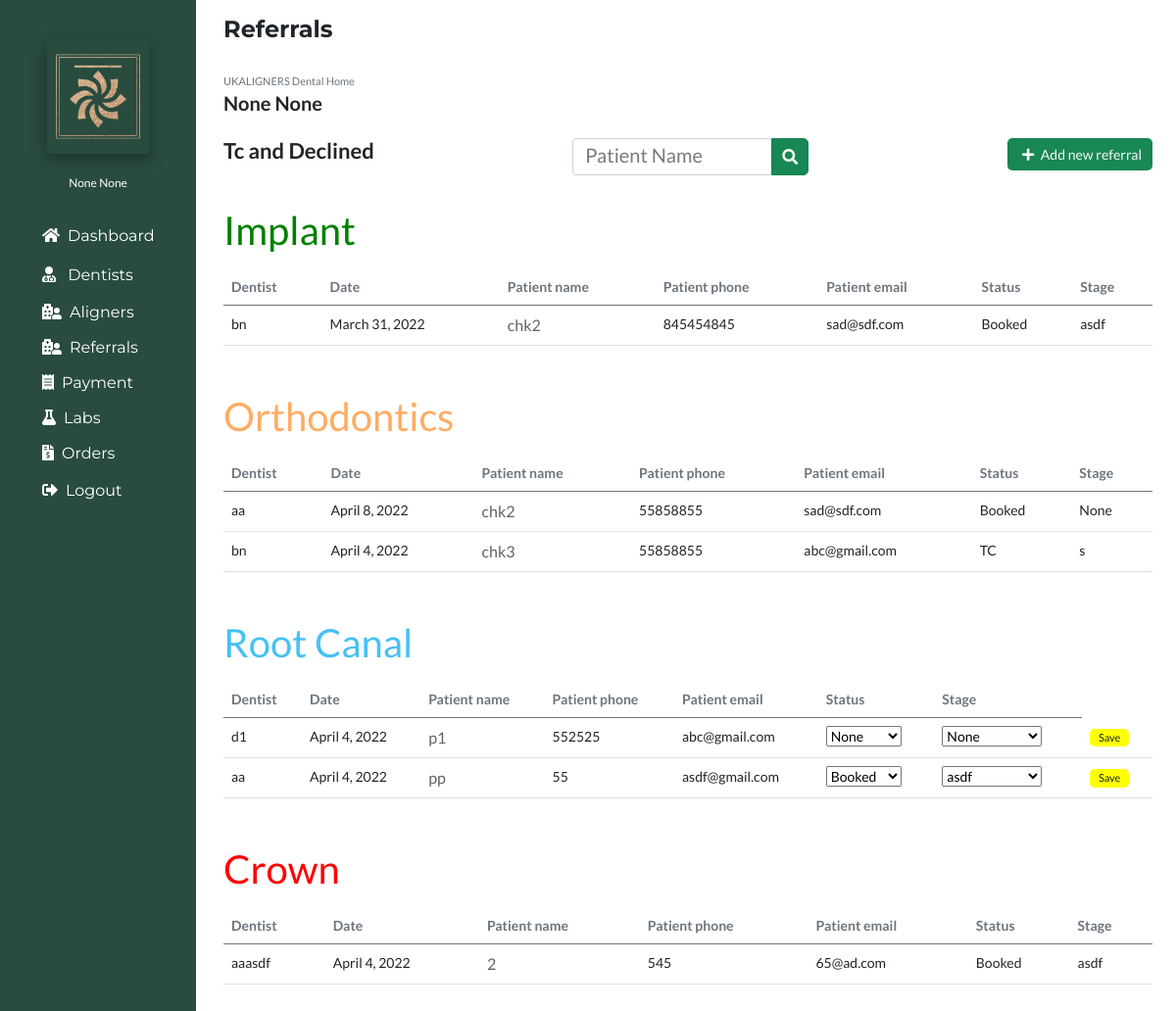
/reftc (signed in), run on an earlier commit of the app's database.
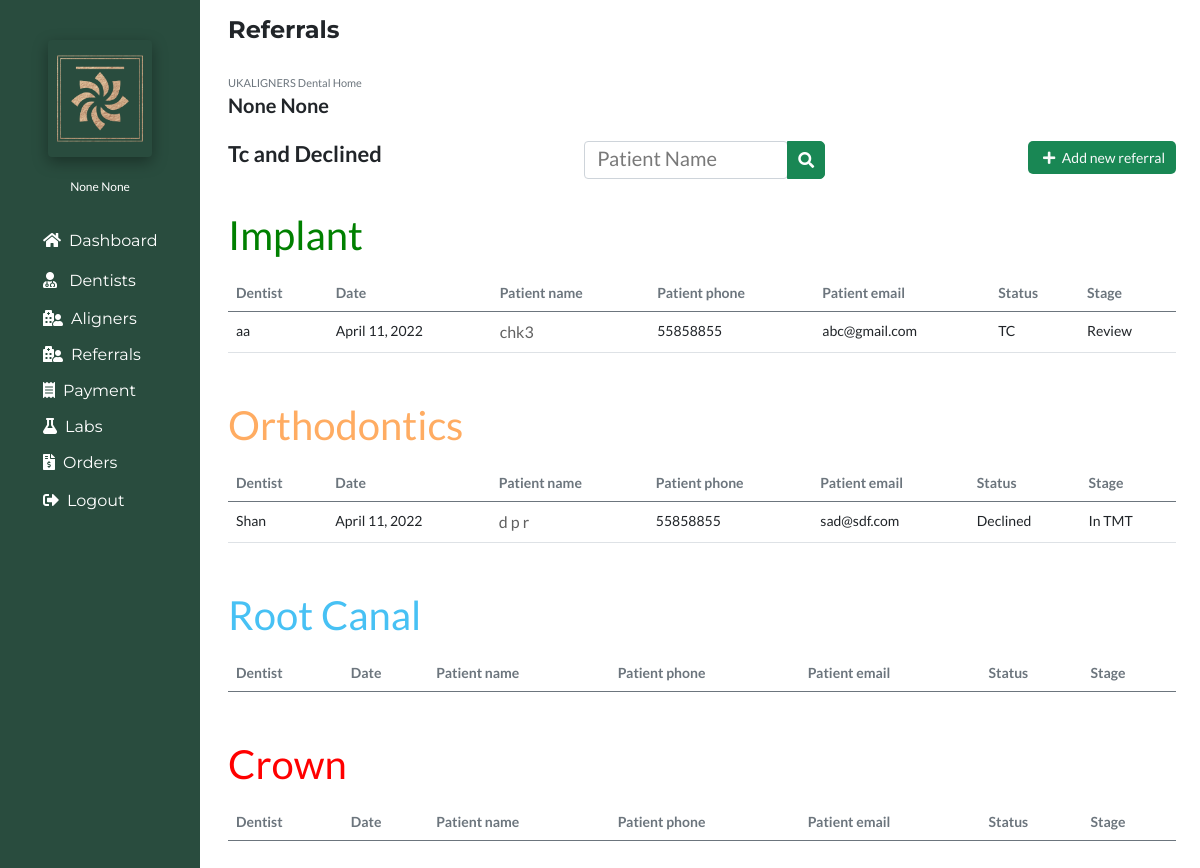
And on a later commit of the database.
### portfolioApp/models.py (models this page shows, shortened)
class Referral(models.Model):
    Dentist=models.ForeignKey(User,on_delete=models.CASCADE, null=True)
    DentistName=models.CharField(max_length=50,null=True)
    PatientName=models.CharField(max_length=50)
    PatientPhone=models.CharField(max_length=20)
    PatientEmail=models.CharField(max_length=40)
    ReferralReason=models.CharField(max_length=60,default="Consultation",null=True,choices=(("Consultation","Consultation"),("Implant","Implant"),("Orthodontics","Orthodontics"),("Root Canal","Root Canal"),("Crown","Crown")
    ))
    Status=models.CharField(max_length=40,default="New",null=True,choices=(("New","New"),("Booked","Booked"),("Declined","Declined"),("TC","TC")
    ))
    BookedOn=models.CharField(max_length=40,null=True)
    TreatmentPlan=models.CharField(max_length=80,null=True)
    Note=models.CharField(max_length=150,null=True)
    Stage=models.CharField(max_length=150,null=True)
    Date=models.DateField(auto_now_add=True)

### portfolioApp/views.py (the view, shortened to what this page needs)
# urls.py: path('reftc', views.reftc, name='reftc'),
@login_required(login_url='login')
def reftc(request):
    if request.user.is_superuser or request.user.is_staff:
        implant_referral = Referral.objects.distinct().filter(
                Q(ReferralReason="Implant") &
                ~Q(Status="In progress")
            ).order_by("PatientName")
        orthodontics_referral = Referral.objects.distinct().filter(
                Q(ReferralReason="Orthodontics") &
                ~Q(Status="In progress")
            ).order_by("PatientName")
        root_canal_referral = Referral.objects.distinct().filter(
                Q(ReferralReason="Root Canal") &
                ~Q(Status="In progress")
            ).order_by("PatientName")
        crown_referral = Referral.objects.distinct().filter(
                Q(ReferralReason="Crown") &
                ~Q(Status="In progress")
            ).order_by("PatientName")
    context={
        'referrals':'active',
        'implant_referral':implant_referral,
        'orthodontics_referral':orthodontics_referral,
        'root_canal_referral': root_canal_referral,
        'crown_referral': crown_referral
    }
    return render(request,'reftc.html',context)

### portfolioApp/templates/reftc.html (shortened to what the changed rows need)
{% extends 'base.html' %}
{% load static %}
{% block body %}
<section class="px-4">
<div class="">
<div class="col-sm-12 px-0 pb-3 my-3 table-responsive"style="font-size:14px;">
<table class="table ">
  <h1 style="font-size: 40px; color: green; margin-bottom: 15px;">Implant</h1>
<thead class="text-secondary">
<tr>
  <th scope="col">Dentist</th>
  <th scope="col">Date</th>
  <th scope="col">Patient name</th>
  <th scope="col">Patient phone</th>
  <th scope="col">Patient email</th>
  <th scope="col">Status</th>
  <th scope="col">Stage</th>
</tr>
</thead>
<tbody>
{% for referrals in implant_referral %}
<tr>
  <td>{{referrals.DentistName}}</td>
  <td>{{referrals.Date}}</td>
  {% if not user.is_staff or user.is_superuser%}
  <td><a href="/referraldetail/{{referrals.id}}/">{{referrals.PatientName}}</a></td>
  {% else %}
  <td class="text-secondary">{{referrals.PatientName}}</td>
  {% endif %}
  <td>{{referrals.PatientPhone}}</td>
  <td>{{referrals.PatientEmail}}</td>
  <td>{{referrals.Status}}</td>
  <td>{{referrals.Stage}}</td>
</tr>
{% endfor %}
</tbody>
</table>
</div>
<div class="col-sm-12 px-0 pb-3 my-3 table-responsive"style="font-size:14px;">
  <table class="table ">
    <h1 style="font-size: 40px; color: #ffac62; margin-bottom: 15px;">Orthodontics</h1>
  <thead class="text-secondary">
  <tr>
    <th scope="col">Dentist</th>
    <th scope="col">Date</th>
    <th scope="col">Patient name</th>
    <th scope="col">Patient phone</th>
    <th scope="col">Patient email</th>
    <th scope="col">Status</th>
    <th scope="col">Stage</th>
  </tr>
  </thead>
  <tbody>
  {% for referrals in orthodontics_referral %}
  <tr>
    <td>{{referrals.DentistName}}</td>
    <td>{{referrals.Date}}</td>
    {% if not user.is_staff or user.is_superuser%}
    <td><a href="/referraldetail/{{referrals.id}}/">{{referrals.PatientName}}</a></td>
    {% else %}
    <td class="text-secondary">{{referrals.PatientName}}</td>
    {% endif %}
    <td>{{referrals.PatientPhone}}</td>
    <td>{{referrals.PatientEmail}}</td>
    <td>{{referrals.Status}}</td>
    <td>{{referrals.Stage}}</td>
  </tr>
  {% endfor %}
  </tbody>
  </table>
</div>
<div class="col-sm-12 px-0 pb-3 my-3 table-responsive"style="font-size:14px;">
  <table class="table ">
    <h1 style="font-size: 40px; color: #47c1f4; margin-bottom: 15px;">Root Canal</h1>
  <thead class="text-secondary">
  <tr>
    <th scope="col">Dentist</th>
    <th scope="col">Date</th>
    <th scope="col">Patient name</th>
    <th scope="col">Patient phone</th>
    <th scope="col">Patient email</th>
    <th scope="col">Status</th>
    <th scope="col">Stage</th>
  </tr>
  </thead>
  <tbody>
  {% for referrals in root_canal_referral %}
  <tr>
    <td>{{referrals.DentistName}}</td>
    <td>{{referrals.Date}}</td>
    {% if not user.is_staff or user.is_superuser%}
    <td><a href="/referraldetail/{{referrals.id}}/">{{referrals.PatientName}}</a></td>
    {% else %}
    <td class="text-secondary">{{referrals.PatientName}}</td>
    {% endif %}
    <td>{{referrals.PatientPhone}}</td>
    <td>{{referrals.PatientEmail}}</td>
    <form action="" method="POST">
    {% if not user.is_dentist %}
      <td>
        <select name="Status" id="Status">
          <option style="background: rgb(52, 143, 255); color: white;" value="{{referrals.Status}}"selected>{{referrals.Status}}</option>
        </select>
      </td>
    {% else %}
      <td>{{referrals.Status}}</td>
    {% endif %}
    {% if not user.is_dentist %}
    <td>
      <select name="Stage" id="Stage">
        <option style="background: rgb(52, 143, 255); color: white;" value="{{referrals.Stage}}"selected>{{referrals.Stage}}</option>
      </select>
    </td>
    {% else %}
      <td>{{referrals.Stage}}</td>
    {% endif %}
    <td>
      <input type="submit" class="btn px-2 py-0" value="Save" style="background:yellow;font-size:11px;" name="Save">
    </td>
    </form>
  </tr>
  {% endfor %}
  </tbody>
  </table>
</div>
<div class="col-sm-12 px-0 pb-3 my-3 table-responsive"style="font-size:14px;">
  <table class="table ">
    <h1 style="font-size: 40px; color: red; margin-bottom: 15px;">Crown</h1>
  <thead class="text-secondary">
  <tr>
    <th scope="col">Dentist</th>
    <th scope="col">Date</th>
    <th scope="col">Patient name</th>
    <th scope="col">Patient phone</th>
    <th scope="col">Patient email</th>
    <th scope="col">Status</th>
    <th scope="col">Stage</th>
  </tr>
  </thead>
  <tbody>
  {% for referrals in crown_referral %}
  <tr>
    <td>{{referrals.DentistName}}</td>
    <td>{{referrals.Date}}</td>
    {% if not user.is_staff or user.is_superuser%}
    <td><a href="/referraldetail/{{referrals.id}}/">{{referrals.PatientName}}</a></td>
    {% else %}
    <td class="text-secondary">{{referrals.PatientName}}</td>
    {% endif %}
    <td>{{referrals.PatientPhone}}</td>
    <td>{{referrals.PatientEmail}}</td>
    <td>{{referrals.Status}}</td>
    <td>{{referrals.Stage}}</td>
  </tr>
  {% endfor %}
  </tbody>
  </table>
</div>
</div>
</section>
{% endblock body %}

What changed in the data, as far as the page shows it:
removed Referral: DentistName "bn", Date "March 31, 2022", PatientName "chk2", PatientPhone "845454845", PatientEmail "sad@sdf.com", Status "Booked", Stage "asdf", shown under "Implant"
removed Referral: DentistName "aa", Date "April 8, 2022", PatientName "chk2", PatientPhone "55858855", PatientEmail "sad@sdf.com", Status "Booked", Stage "None", shown under "Orthodontics"
removed Referral: DentistName "bn", Date "April 4, 2022", PatientName "chk3", PatientPhone "55858855", PatientEmail "abc@gmail.com", Status "TC", Stage "s", shown under "Orthodontics"
removed Referral: DentistName "d1", Date "April 4, 2022", PatientName "p1", PatientPhone "552525", PatientEmail "abc@gmail.com", Status "None", Stage "None", shown under "Root Canal"
removed Referral: DentistName "aa", Date "April 4, 2022", PatientName "pp", PatientPhone "55", PatientEmail "asdf@gmail.com", Status "Booked", Stage "asdf", shown under "Root Canal"
removed Referral: DentistName "aaasdf", Date "April 4, 2022", PatientName "2", PatientPhone "545", PatientEmail "65@ad.com", Status "Booked", Stage "asdf", shown under "Crown"
added Referral: DentistName "aa", Date "April 11, 2022", PatientName "chk3", PatientPhone "55858855", PatientEmail "abc@gmail.com", Status "TC", Stage "Review", shown under "Implant"
added Referral: DentistName "Shan", Date "April 11, 2022", PatientName "d p r", PatientPhone "55858855", PatientEmail "sad@sdf.com", Status "Declined", Stage "In TMT", shown under "Orthodontics"
